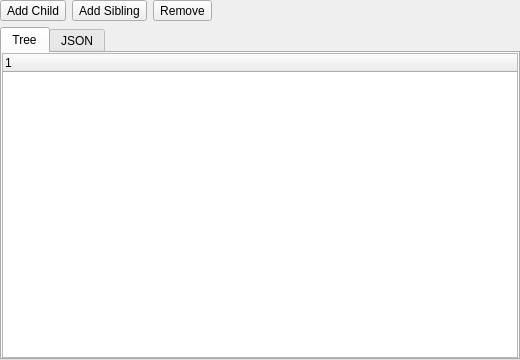
<?xml version="1.0" encoding="UTF-8"?>
<ui version="4.0">
 <class>JsonObjectEditorWidget</class>
 <widget class="QWidget" name="JsonObjectEditorWidget">
  <property name="geometry">
   <rect>
    <x>0</x>
    <y>0</y>
    <width>520</width>
    <height>360</height>
   </rect>
  </property>
  <layout class="QVBoxLayout" name="verticalLayout">
   <property name="leftMargin">
    <number>0</number>
   </property>
   <property name="topMargin">
    <number>0</number>
   </property>
   <property name="rightMargin">
    <number>0</number>
   </property>
   <property name="bottomMargin">
    <number>0</number>
   </property>
   <item>
    <layout class="QHBoxLayout" name="horizontalLayoutToolbar">
     <item>
      <widget class="QToolButton" name="toolButtonAddChild">
       <property name="text">
        <string>Add Child</string>
       </property>
      </widget>
     </item>
     <item>
      <widget class="QToolButton" name="toolButtonAddSibling">
       <property name="text">
        <string>Add Sibling</string>
       </property>
      </widget>
     </item>
     <item>
      <widget class="QToolButton" name="toolButtonRemove">
       <property name="text">
        <string>Remove</string>
       </property>
      </widget>
     </item>
     <item>
      <spacer name="horizontalSpacer">
       <property name="orientation">
        <enum>Qt::Horizontal</enum>
       </property>
       <property name="sizeHint" stdset="0">
        <size>
         <width>40</width>
         <height>20</height>
        </size>
       </property>
      </spacer>
     </item>
    </layout>
   </item>
   <item>
    <widget class="QTabWidget" name="tabWidget">
     <property name="currentIndex">
      <number>0</number>
     </property>
     <widget class="QWidget" name="tabTree">
      <attribute name="title">
       <string>Tree</string>
      </attribute>
      <layout class="QVBoxLayout" name="verticalLayoutTree">
       <property name="leftMargin">
        <number>0</number>
       </property>
       <property name="topMargin">
        <number>0</number>
       </property>
       <property name="rightMargin">
        <number>0</number>
       </property>
       <property name="bottomMargin">
        <number>0</number>
       </property>
       <item>
        <widget class="QStackedWidget" name="stackedWidgetTree">
         <property name="currentIndex">
          <number>0</number>
         </property>
         <widget class="QWidget" name="pageTree">
          <layout class="QVBoxLayout" name="verticalLayoutTreePage">
           <property name="leftMargin">
            <number>0</number>
           </property>
           <property name="topMargin">
            <number>0</number>
           </property>
           <property name="rightMargin">
            <number>0</number>
           </property>
           <property name="bottomMargin">
            <number>0</number>
           </property>
           <item>
            <widget class="QTreeWidget" name="treeWidget"/>
           </item>
          </layout>
         </widget>
         <widget class="QWidget" name="pageEmpty">
          <layout class="QVBoxLayout" name="verticalLayoutEmpty">
           <item>
            <widget class="QLabel" name="labelEmptyTree">
             <property name="text">
              <string>No feature properties are available for this resource.</string>
             </property>
             <property name="alignment">
              <set>Qt::AlignCenter</set>
             </property>
             <property name="wordWrap">
              <bool>true</bool>
             </property>
            </widget>
           </item>
          </layout>
         </widget>
        </widget>
       </item>
      </layout>
     </widget>
     <widget class="QWidget" name="tabJson">
      <attribute name="title">
       <string>JSON</string>
      </attribute>
      <layout class="QVBoxLayout" name="verticalLayoutJson">
       <property name="leftMargin">
        <number>0</number>
       </property>
       <property name="topMargin">
        <number>0</number>
       </property>
       <property name="rightMargin">
        <number>0</number>
       </property>
       <property name="bottomMargin">
        <number>0</number>
       </property>
       <item>
        <widget class="QPlainTextEdit" name="plainTextEditJson"/>
       </item>
      </layout>
     </widget>
    </widget>
   </item>
  </layout>
 </widget>
 <resources/>
 <connections/>
</ui>
